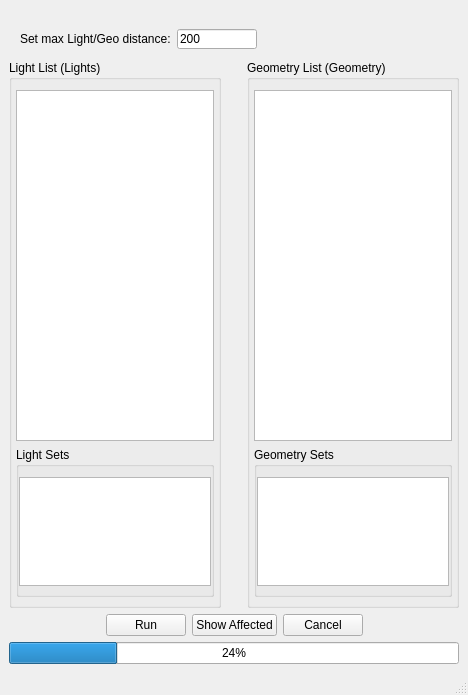
<?xml version="1.0" encoding="UTF-8"?>
<ui version="4.0">
 <class>lightGeoControlWin</class>
 <widget class="QMainWindow" name="lightGeoControlWin">
  <property name="geometry">
   <rect>
    <x>0</x>
    <y>0</y>
    <width>468</width>
    <height>695</height>
   </rect>
  </property>
  <property name="windowTitle">
   <string>Light Geo Control</string>
  </property>
  <widget class="QWidget" name="centralwidget">
   <layout class="QGridLayout" name="gridLayout">
    <item row="2" column="0">
     <layout class="QHBoxLayout" name="maxDistanceLayout">
      <property name="leftMargin">
       <number>11</number>
      </property>
      <item>
       <widget class="QLabel" name="distanceLabel">
        <property name="text">
         <string>Set max Light/Geo distance:</string>
        </property>
       </widget>
      </item>
      <item>
       <widget class="QLineEdit" name="distanceLine">
        <property name="sizePolicy">
         <sizepolicy hsizetype="Fixed" vsizetype="Fixed">
          <horstretch>0</horstretch>
          <verstretch>0</verstretch>
         </sizepolicy>
        </property>
        <property name="maximumSize">
         <size>
          <width>80</width>
          <height>20</height>
         </size>
        </property>
        <property name="layoutDirection">
         <enum>Qt::RightToLeft</enum>
        </property>
        <property name="text">
         <string>200</string>
        </property>
       </widget>
      </item>
      <item>
       <spacer name="horizontalSpacer_2">
        <property name="orientation">
         <enum>Qt::Horizontal</enum>
        </property>
        <property name="sizeHint" stdset="0">
         <size>
          <width>40</width>
          <height>20</height>
         </size>
        </property>
       </spacer>
      </item>
     </layout>
    </item>
    <item row="3" column="0">
     <layout class="QHBoxLayout" name="mainLayout">
      <property name="topMargin">
       <number>5</number>
      </property>
      <item>
       <widget class="QGroupBox" name="lightListBox">
        <property name="minimumSize">
         <size>
          <width>0</width>
          <height>320</height>
         </size>
        </property>
        <property name="font">
         <font>
          <pointsize>9</pointsize>
          <weight>50</weight>
          <bold>false</bold>
         </font>
        </property>
        <property name="title">
         <string>Light List (Lights)</string>
        </property>
        <property name="flat">
         <bool>false</bool>
        </property>
        <property name="checkable">
         <bool>false</bool>
        </property>
        <layout class="QGridLayout" name="gridLayout_3">
         <property name="leftMargin">
          <number>4</number>
         </property>
         <property name="topMargin">
          <number>10</number>
         </property>
         <property name="rightMargin">
          <number>4</number>
         </property>
         <property name="bottomMargin">
          <number>8</number>
         </property>
         <property name="horizontalSpacing">
          <number>6</number>
         </property>
         <item row="1" column="0">
          <widget class="QGroupBox" name="lightSetBox">
           <property name="minimumSize">
            <size>
             <width>0</width>
             <height>100</height>
            </size>
           </property>
           <property name="maximumSize">
            <size>
             <width>16777215</width>
             <height>150</height>
            </size>
           </property>
           <property name="font">
            <font>
             <pointsize>9</pointsize>
             <weight>50</weight>
             <bold>false</bold>
            </font>
           </property>
           <property name="title">
            <string>Light Sets</string>
           </property>
           <property name="flat">
            <bool>true</bool>
           </property>
           <property name="checkable">
            <bool>false</bool>
           </property>
           <layout class="QGridLayout" name="gridLayout_4">
            <property name="leftMargin">
             <number>0</number>
            </property>
            <property name="topMargin">
             <number>10</number>
            </property>
            <property name="rightMargin">
             <number>0</number>
            </property>
            <property name="bottomMargin">
             <number>8</number>
            </property>
            <property name="horizontalSpacing">
             <number>6</number>
            </property>
            <item row="0" column="0">
             <widget class="QListWidget" name="lightSetList">
              <property name="focusPolicy">
               <enum>Qt::NoFocus</enum>
              </property>
              <property name="selectionMode">
               <enum>QAbstractItemView::ExtendedSelection</enum>
              </property>
              <property name="selectionRectVisible">
               <bool>false</bool>
              </property>
             </widget>
            </item>
           </layout>
          </widget>
         </item>
         <item row="0" column="0">
          <widget class="QListWidget" name="lightList">
           <property name="focusPolicy">
            <enum>Qt::NoFocus</enum>
           </property>
           <property name="selectionMode">
            <enum>QAbstractItemView::ExtendedSelection</enum>
           </property>
          </widget>
         </item>
        </layout>
       </widget>
      </item>
      <item>
       <spacer name="horizontalSpacer">
        <property name="orientation">
         <enum>Qt::Horizontal</enum>
        </property>
        <property name="sizeType">
         <enum>QSizePolicy::Fixed</enum>
        </property>
        <property name="sizeHint" stdset="0">
         <size>
          <width>20</width>
          <height>20</height>
         </size>
        </property>
       </spacer>
      </item>
      <item>
       <widget class="QGroupBox" name="geometryListBox">
        <property name="minimumSize">
         <size>
          <width>0</width>
          <height>320</height>
         </size>
        </property>
        <property name="font">
         <font>
          <pointsize>9</pointsize>
          <weight>50</weight>
          <bold>false</bold>
         </font>
        </property>
        <property name="title">
         <string>Geometry List (Geometry)</string>
        </property>
        <property name="flat">
         <bool>false</bool>
        </property>
        <property name="checkable">
         <bool>false</bool>
        </property>
        <layout class="QGridLayout" name="gridLayout_2">
         <property name="leftMargin">
          <number>4</number>
         </property>
         <property name="topMargin">
          <number>10</number>
         </property>
         <property name="rightMargin">
          <number>4</number>
         </property>
         <property name="bottomMargin">
          <number>8</number>
         </property>
         <property name="horizontalSpacing">
          <number>6</number>
         </property>
         <item row="0" column="0">
          <widget class="QListWidget" name="geometryList">
           <property name="focusPolicy">
            <enum>Qt::NoFocus</enum>
           </property>
           <property name="selectionMode">
            <enum>QAbstractItemView::ExtendedSelection</enum>
           </property>
          </widget>
         </item>
         <item row="1" column="0">
          <widget class="QGroupBox" name="geometrySetBox">
           <property name="minimumSize">
            <size>
             <width>0</width>
             <height>100</height>
            </size>
           </property>
           <property name="maximumSize">
            <size>
             <width>16777215</width>
             <height>150</height>
            </size>
           </property>
           <property name="font">
            <font>
             <pointsize>9</pointsize>
             <weight>50</weight>
             <bold>false</bold>
            </font>
           </property>
           <property name="title">
            <string>Geometry Sets</string>
           </property>
           <property name="flat">
            <bool>true</bool>
           </property>
           <property name="checkable">
            <bool>false</bool>
           </property>
           <layout class="QGridLayout" name="gridLayout_5">
            <property name="leftMargin">
             <number>0</number>
            </property>
            <property name="topMargin">
             <number>10</number>
            </property>
            <property name="rightMargin">
             <number>0</number>
            </property>
            <property name="bottomMargin">
             <number>8</number>
            </property>
            <property name="horizontalSpacing">
             <number>6</number>
            </property>
            <item row="0" column="0">
             <widget class="QListWidget" name="geometrySetList">
              <property name="focusPolicy">
               <enum>Qt::NoFocus</enum>
              </property>
              <property name="selectionMode">
               <enum>QAbstractItemView::ExtendedSelection</enum>
              </property>
             </widget>
            </item>
           </layout>
          </widget>
         </item>
        </layout>
       </widget>
      </item>
     </layout>
    </item>
    <item row="6" column="0">
     <layout class="QHBoxLayout" name="confirmLayout">
      <item>
       <spacer name="horizontalSpacer_4">
        <property name="orientation">
         <enum>Qt::Horizontal</enum>
        </property>
        <property name="sizeHint" stdset="0">
         <size>
          <width>0</width>
          <height>20</height>
         </size>
        </property>
       </spacer>
      </item>
      <item>
       <widget class="QPushButton" name="runBtn">
        <property name="minimumSize">
         <size>
          <width>66</width>
          <height>0</height>
         </size>
        </property>
        <property name="text">
         <string>Run</string>
        </property>
       </widget>
      </item>
      <item>
       <widget class="QPushButton" name="preselectBtn">
        <property name="minimumSize">
         <size>
          <width>66</width>
          <height>0</height>
         </size>
        </property>
        <property name="text">
         <string>Show Affected</string>
        </property>
       </widget>
      </item>
      <item>
       <widget class="QPushButton" name="cancelBtn">
        <property name="minimumSize">
         <size>
          <width>66</width>
          <height>0</height>
         </size>
        </property>
        <property name="text">
         <string>Cancel</string>
        </property>
       </widget>
      </item>
      <item>
       <spacer name="horizontalSpacer_3">
        <property name="orientation">
         <enum>Qt::Horizontal</enum>
        </property>
        <property name="sizeHint" stdset="0">
         <size>
          <width>0</width>
          <height>20</height>
         </size>
        </property>
       </spacer>
      </item>
     </layout>
    </item>
    <item row="7" column="0">
     <widget class="QProgressBar" name="progressBar">
      <property name="value">
       <number>24</number>
      </property>
      <property name="orientation">
       <enum>Qt::Horizontal</enum>
      </property>
      <property name="invertedAppearance">
       <bool>false</bool>
      </property>
      <property name="textDirection">
       <enum>QProgressBar::TopToBottom</enum>
      </property>
     </widget>
    </item>
    <item row="0" column="0">
     <layout class="QVBoxLayout" name="verticalLayout">
      <item>
       <widget class="QLabel" name="label">
        <property name="text">
         <string/>
        </property>
        <property name="pixmap">
         <pixmap>../icons/arLightGeoControl.png</pixmap>
        </property>
       </widget>
      </item>
     </layout>
    </item>
   </layout>
  </widget>
  <widget class="QStatusBar" name="statusbar"/>
 </widget>
 <resources/>
 <connections/>
</ui>
